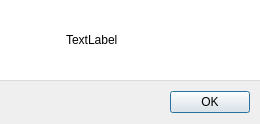
<?xml version="1.0" encoding="UTF-8"?>
<ui version="4.0">
 <class>MessageDialog</class>
 <widget class="QDialog" name="MessageDialog">
  <property name="geometry">
   <rect>
    <x>0</x>
    <y>0</y>
    <width>260</width>
    <height>124</height>
   </rect>
  </property>
  <property name="minimumSize">
   <size>
    <width>260</width>
    <height>124</height>
   </size>
  </property>
  <property name="maximumSize">
   <size>
    <width>260</width>
    <height>124</height>
   </size>
  </property>
  <property name="windowTitle">
   <string>Dialog</string>
  </property>
  <layout class="QVBoxLayout" name="verticalLayout">
   <property name="spacing">
    <number>0</number>
   </property>
   <property name="leftMargin">
    <number>0</number>
   </property>
   <property name="topMargin">
    <number>0</number>
   </property>
   <property name="rightMargin">
    <number>0</number>
   </property>
   <property name="bottomMargin">
    <number>0</number>
   </property>
   <item>
    <widget class="QWidget" name="infoGroup" native="true">
     <property name="styleSheet">
      <string notr="true">#infoGroup{
	background-color:white;
}
*{
border-color:red;
}</string>
     </property>
     <layout class="QHBoxLayout" name="horizontalLayout_3">
      <property name="spacing">
       <number>10</number>
      </property>
      <property name="leftMargin">
       <number>24</number>
      </property>
      <property name="topMargin">
       <number>24</number>
      </property>
      <property name="rightMargin">
       <number>24</number>
      </property>
      <property name="bottomMargin">
       <number>24</number>
      </property>
      <item>
       <widget class="QLabel" name="icon">
        <property name="minimumSize">
         <size>
          <width>32</width>
          <height>32</height>
         </size>
        </property>
        <property name="maximumSize">
         <size>
          <width>32</width>
          <height>32</height>
         </size>
        </property>
        <property name="text">
         <string/>
        </property>
       </widget>
      </item>
      <item>
       <widget class="QLabel" name="messageLabel">
        <property name="text">
         <string>TextLabel</string>
        </property>
       </widget>
      </item>
     </layout>
    </widget>
   </item>
   <item>
    <widget class="Line" name="line">
     <property name="maximumSize">
      <size>
       <width>16777215</width>
       <height>1</height>
      </size>
     </property>
     <property name="styleSheet">
      <string notr="true">*{
	color:rgb(219, 219, 219);
}</string>
     </property>
     <property name="frameShadow">
      <enum>QFrame::Plain</enum>
     </property>
     <property name="lineWidth">
      <number>0</number>
     </property>
     <property name="orientation">
      <enum>Qt::Horizontal</enum>
     </property>
    </widget>
   </item>
   <item>
    <widget class="QWidget" name="controlGroup" native="true">
     <layout class="QHBoxLayout" name="horizontalLayout">
      <property name="spacing">
       <number>10</number>
      </property>
      <property name="leftMargin">
       <number>10</number>
      </property>
      <property name="topMargin">
       <number>10</number>
      </property>
      <property name="rightMargin">
       <number>10</number>
      </property>
      <property name="bottomMargin">
       <number>10</number>
      </property>
      <item>
       <spacer name="horizontalSpacer">
        <property name="orientation">
         <enum>Qt::Horizontal</enum>
        </property>
        <property name="sizeHint" stdset="0">
         <size>
          <width>40</width>
          <height>20</height>
         </size>
        </property>
       </spacer>
      </item>
      <item>
       <widget class="QPushButton" name="okButton">
        <property name="styleSheet">
         <string notr="true"/>
        </property>
        <property name="text">
         <string>OK</string>
        </property>
       </widget>
      </item>
     </layout>
    </widget>
   </item>
  </layout>
 </widget>
 <resources/>
 <connections/>
</ui>
